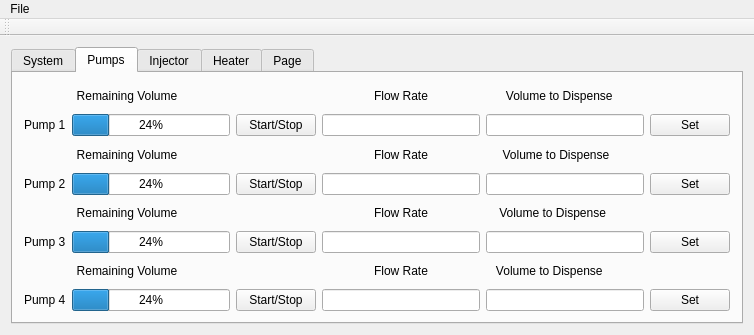
<?xml version="1.0" encoding="UTF-8"?>
<ui version="4.0">
 <class>MainWindow</class>
 <widget class="QMainWindow" name="MainWindow">
  <property name="geometry">
   <rect>
    <x>0</x>
    <y>0</y>
    <width>754</width>
    <height>335</height>
   </rect>
  </property>
  <property name="windowTitle">
   <string>MainWindow</string>
  </property>
  <widget class="QWidget" name="centralWidget">
   <layout class="QGridLayout" name="gridLayout">
    <item row="0" column="0">
     <widget class="QTabWidget" name="Pumps">
      <property name="currentIndex">
       <number>1</number>
      </property>
      <widget class="QWidget" name="tab_3">
       <attribute name="title">
        <string>System</string>
       </attribute>
       <layout class="QHBoxLayout" name="horizontalLayout">
        <item>
         <widget class="QGraphicsView" name="graphicsView"/>
        </item>
        <item>
         <widget class="QPushButton" name="pushButton">
          <property name="text">
           <string>-1</string>
          </property>
         </widget>
        </item>
        <item>
         <widget class="QPushButton" name="pushButton_2">
          <property name="text">
           <string>+1</string>
          </property>
         </widget>
        </item>
       </layout>
      </widget>
      <widget class="QWidget" name="tab">
       <attribute name="title">
        <string>Pumps</string>
       </attribute>
       <layout class="QGridLayout" name="gridLayout_2">
        <item row="0" column="0" colspan="2">
         <widget class="QLabel" name="label_8">
          <property name="layoutDirection">
           <enum>Qt::LeftToRight</enum>
          </property>
          <property name="text">
           <string>Remaining Volume</string>
          </property>
          <property name="alignment">
           <set>Qt::AlignCenter</set>
          </property>
         </widget>
        </item>
        <item row="0" column="3">
         <widget class="QLabel" name="label_6">
          <property name="layoutDirection">
           <enum>Qt::LeftToRight</enum>
          </property>
          <property name="text">
           <string>Flow Rate</string>
          </property>
          <property name="alignment">
           <set>Qt::AlignCenter</set>
          </property>
         </widget>
        </item>
        <item row="0" column="4" colspan="2">
         <widget class="QLabel" name="label_7">
          <property name="layoutDirection">
           <enum>Qt::LeftToRight</enum>
          </property>
          <property name="text">
           <string>      Volume to Dispense</string>
          </property>
          <property name="alignment">
           <set>Qt::AlignLeading|Qt::AlignLeft|Qt::AlignVCenter</set>
          </property>
         </widget>
        </item>
        <item row="1" column="0">
         <widget class="QLabel" name="label_5">
          <property name="text">
           <string>Pump 1</string>
          </property>
         </widget>
        </item>
        <item row="1" column="1">
         <widget class="QProgressBar" name="rem_vol_1">
          <property name="mouseTracking">
           <bool>false</bool>
          </property>
          <property name="toolTip">
           <string/>
          </property>
          <property name="toolTipDuration">
           <number>-1</number>
          </property>
          <property name="whatsThis">
           <string>&lt;html&gt;&lt;head/&gt;&lt;body&gt;&lt;p&gt;Remaining Volume in pump&lt;/p&gt;&lt;/body&gt;&lt;/html&gt;</string>
          </property>
          <property name="value">
           <number>24</number>
          </property>
         </widget>
        </item>
        <item row="1" column="2">
         <widget class="QPushButton" name="start_stop_1">
          <property name="text">
           <string>Start/Stop</string>
          </property>
          <property name="checkable">
           <bool>true</bool>
          </property>
         </widget>
        </item>
        <item row="1" column="3">
         <widget class="QLineEdit" name="flow_rate_1"/>
        </item>
        <item row="1" column="4">
         <widget class="QLineEdit" name="vol_to_dispense_1"/>
        </item>
        <item row="1" column="5">
         <widget class="QPushButton" name="set_1">
          <property name="text">
           <string>Set</string>
          </property>
         </widget>
        </item>
        <item row="2" column="0" colspan="2">
         <widget class="QLabel" name="label_12">
          <property name="layoutDirection">
           <enum>Qt::LeftToRight</enum>
          </property>
          <property name="text">
           <string>Remaining Volume</string>
          </property>
          <property name="alignment">
           <set>Qt::AlignCenter</set>
          </property>
         </widget>
        </item>
        <item row="2" column="3">
         <widget class="QLabel" name="label_10">
          <property name="layoutDirection">
           <enum>Qt::LeftToRight</enum>
          </property>
          <property name="text">
           <string>Flow Rate</string>
          </property>
          <property name="alignment">
           <set>Qt::AlignCenter</set>
          </property>
         </widget>
        </item>
        <item row="2" column="4" colspan="2">
         <widget class="QLabel" name="label_11">
          <property name="layoutDirection">
           <enum>Qt::LeftToRight</enum>
          </property>
          <property name="text">
           <string>     Volume to Dispense</string>
          </property>
          <property name="alignment">
           <set>Qt::AlignLeading|Qt::AlignLeft|Qt::AlignVCenter</set>
          </property>
         </widget>
        </item>
        <item row="3" column="0">
         <widget class="QLabel" name="label_9">
          <property name="text">
           <string>Pump 2</string>
          </property>
         </widget>
        </item>
        <item row="3" column="1">
         <widget class="QProgressBar" name="rem_vol_2">
          <property name="value">
           <number>24</number>
          </property>
         </widget>
        </item>
        <item row="3" column="2">
         <widget class="QPushButton" name="start_stop_2">
          <property name="text">
           <string>Start/Stop</string>
          </property>
          <property name="checkable">
           <bool>true</bool>
          </property>
         </widget>
        </item>
        <item row="3" column="3">
         <widget class="QLineEdit" name="flow_rate_2"/>
        </item>
        <item row="3" column="4">
         <widget class="QLineEdit" name="vol_to_dispense_2"/>
        </item>
        <item row="3" column="5">
         <widget class="QPushButton" name="set_2">
          <property name="text">
           <string>Set</string>
          </property>
         </widget>
        </item>
        <item row="4" column="0" colspan="2">
         <widget class="QLabel" name="label_2">
          <property name="layoutDirection">
           <enum>Qt::LeftToRight</enum>
          </property>
          <property name="text">
           <string>Remaining Volume</string>
          </property>
          <property name="alignment">
           <set>Qt::AlignCenter</set>
          </property>
         </widget>
        </item>
        <item row="4" column="3">
         <widget class="QLabel" name="label_3">
          <property name="layoutDirection">
           <enum>Qt::LeftToRight</enum>
          </property>
          <property name="text">
           <string>Flow Rate</string>
          </property>
          <property name="alignment">
           <set>Qt::AlignCenter</set>
          </property>
         </widget>
        </item>
        <item row="4" column="4" colspan="2">
         <widget class="QLabel" name="label_4">
          <property name="layoutDirection">
           <enum>Qt::LeftToRight</enum>
          </property>
          <property name="text">
           <string>    Volume to Dispense</string>
          </property>
          <property name="alignment">
           <set>Qt::AlignLeading|Qt::AlignLeft|Qt::AlignVCenter</set>
          </property>
         </widget>
        </item>
        <item row="5" column="0">
         <widget class="QLabel" name="label">
          <property name="text">
           <string>Pump 3</string>
          </property>
         </widget>
        </item>
        <item row="5" column="1">
         <widget class="QProgressBar" name="rem_vol_3">
          <property name="value">
           <number>24</number>
          </property>
         </widget>
        </item>
        <item row="5" column="2">
         <widget class="QPushButton" name="start_stop_3">
          <property name="text">
           <string>Start/Stop</string>
          </property>
          <property name="checkable">
           <bool>true</bool>
          </property>
         </widget>
        </item>
        <item row="5" column="3">
         <widget class="QLineEdit" name="flow_rate_3"/>
        </item>
        <item row="5" column="4">
         <widget class="QLineEdit" name="vol_to_dispense_3"/>
        </item>
        <item row="5" column="5">
         <widget class="QPushButton" name="set_3">
          <property name="text">
           <string>Set</string>
          </property>
         </widget>
        </item>
        <item row="6" column="0" colspan="2">
         <widget class="QLabel" name="label_16">
          <property name="layoutDirection">
           <enum>Qt::LeftToRight</enum>
          </property>
          <property name="text">
           <string>Remaining Volume</string>
          </property>
          <property name="alignment">
           <set>Qt::AlignCenter</set>
          </property>
         </widget>
        </item>
        <item row="6" column="3">
         <widget class="QLabel" name="label_14">
          <property name="layoutDirection">
           <enum>Qt::LeftToRight</enum>
          </property>
          <property name="text">
           <string>Flow Rate</string>
          </property>
          <property name="alignment">
           <set>Qt::AlignCenter</set>
          </property>
         </widget>
        </item>
        <item row="6" column="4" colspan="2">
         <widget class="QLabel" name="label_15">
          <property name="layoutDirection">
           <enum>Qt::LeftToRight</enum>
          </property>
          <property name="text">
           <string>   Volume to Dispense</string>
          </property>
          <property name="alignment">
           <set>Qt::AlignLeading|Qt::AlignLeft|Qt::AlignVCenter</set>
          </property>
         </widget>
        </item>
        <item row="7" column="0">
         <widget class="QLabel" name="label_13">
          <property name="text">
           <string>Pump 4</string>
          </property>
         </widget>
        </item>
        <item row="7" column="1">
         <widget class="QProgressBar" name="rem_vol_4">
          <property name="value">
           <number>24</number>
          </property>
         </widget>
        </item>
        <item row="7" column="2">
         <widget class="QPushButton" name="start_stop_4">
          <property name="text">
           <string>Start/Stop</string>
          </property>
          <property name="checkable">
           <bool>true</bool>
          </property>
         </widget>
        </item>
        <item row="7" column="3">
         <widget class="QLineEdit" name="flow_rate_4"/>
        </item>
        <item row="7" column="4">
         <widget class="QLineEdit" name="vol_to_dispense_4"/>
        </item>
        <item row="7" column="5">
         <widget class="QPushButton" name="set_4">
          <property name="text">
           <string>Set</string>
          </property>
         </widget>
        </item>
       </layout>
      </widget>
      <widget class="QWidget" name="tab_2">
       <attribute name="title">
        <string>Injector</string>
       </attribute>
      </widget>
      <widget class="QWidget" name="tab_4">
       <attribute name="title">
        <string>Heater</string>
       </attribute>
      </widget>
      <widget class="QWidget" name="tab_5">
       <attribute name="title">
        <string>Page</string>
       </attribute>
      </widget>
     </widget>
    </item>
   </layout>
  </widget>
  <widget class="QToolBar" name="toolBar">
   <property name="windowTitle">
    <string>toolBar</string>
   </property>
   <attribute name="toolBarArea">
    <enum>TopToolBarArea</enum>
   </attribute>
   <attribute name="toolBarBreak">
    <bool>false</bool>
   </attribute>
  </widget>
  <widget class="QMenuBar" name="menuBar">
   <property name="geometry">
    <rect>
     <x>0</x>
     <y>0</y>
     <width>754</width>
     <height>20</height>
    </rect>
   </property>
   <widget class="QMenu" name="menuFile">
    <property name="title">
     <string>File</string>
    </property>
    <addaction name="actionClose"/>
   </widget>
   <addaction name="menuFile"/>
  </widget>
  <action name="actionClose">
   <property name="checkable">
    <bool>false</bool>
   </property>
   <property name="text">
    <string>Close</string>
   </property>
  </action>
 </widget>
 <layoutdefault spacing="6" margin="11"/>
 <resources/>
 <connections/>
</ui>
